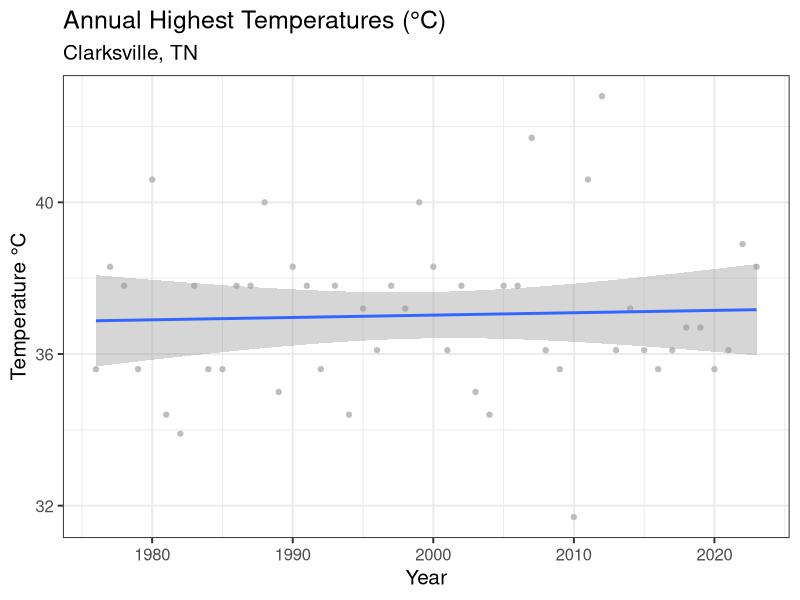
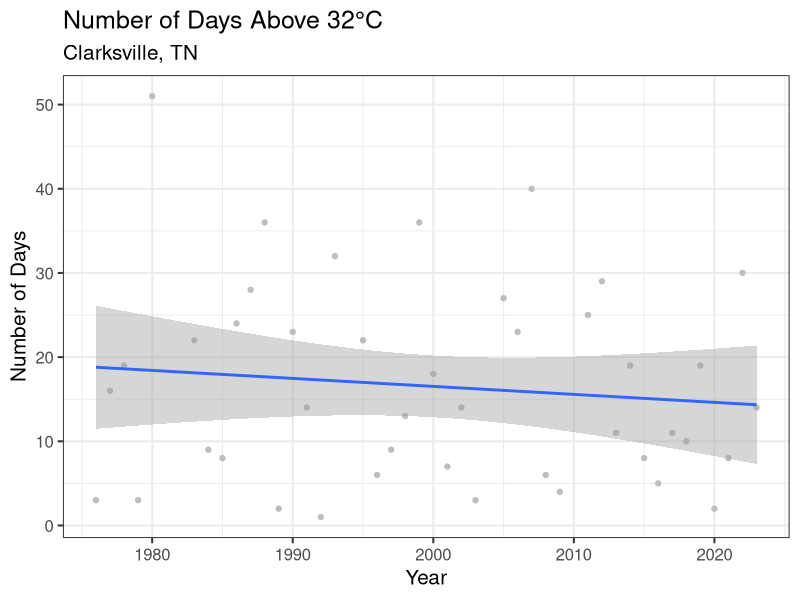

Write R code to recreate these figures, in order. (Note: this script raises an error after producing the figures.)
## R code to manipulate and plot climate data for Tennessee ##
## Written Joe Endris ##

library(readr)
library(dplyr)
library(tidyverse)
library(ggplot2)
library(lubridate)

#read in Tennessee climate data
TN <- read_csv("data/Tennessee_climate.csv")

####################################
####Tennessee segment starts here###
####################################

str(TN)  #view structure of data ##

## create column for julian date##
TN$julian_date <- yday(TN$DATE)

#omit NA in TMAX recordings 
TN<-TN[complete.cases(TN[,9]),]

## monthly mean low temp ##
## update this after creating julian dates ##
TN_TMAX <- TN %>%
  group_by(year=lubridate::floor_date(DATE, "year")) %>%
  summarise(total = max(TMAX))

## create graph for temps by month of year ##

TN_TMAX %>%
  filter(year>1980) %>%
  ggplot(aes(x = year, y = total)) +
  geom_point(color = "grey") +
  geom_smooth(stat="smooth",method="lm")+
  labs(title = "Annual Highest Temperatures (°C)",
       subtitle = "Clarksville, TN",
       y= "Temperature °C",
       x= "Year") + theme_bw(base_size = 15)


#number of days above 32.2
TN_32.2 <- TN %>%
  group_by(year=lubridate::floor_date(DATE, "year")) %>%
  summarise(n=sum(TMAX>34.99))

#plot number of days above 32.2
TN_32.2 %>%
  filter(as.integer(year)>1980)%>%
  filter(n>0)%>%
  ggplot(aes(x = year, y = n)) +
  geom_point(color = "grey") +
  geom_smooth(method="lm")+
  labs(title = "Number of Days Above 32°C",
       subtitle = "Clarksville, TN",
       y= "Number of Days",
       x= "Year") + theme_bw(base_size = 15)


high_temp_mod <- lm(data=TN_32.2 %>%
     filter(year>1979), n ~ year)

summary(high_temp_mod)

##################################
####Alabama segment starts here###
##################################

str(AL)  #view structure of data ##

## create column for julian date##
## trying to replicate https://stackoverflow.com/questions/21414847/convert-a-date-vector-into-julian-day-in-r##
AL <- mutate(AL, Julian=format(DATE,"%j"))

#omit NA in temperature recordings 
AL<-AL[complete.cases(AL[,4]),]

## monthly mean low temp ##
## update this after creating julian dates ##
AL_TMAX <- AL %>%
  group_by(year=lubridate::floor_date(DATE, "year")) %>%
  summarise(total = max(TMAX))

###max temp by month May-Sep##
AL_monthly_TMAX <- AL %>%


## create graph for temps by month of year ##
  
  AL_TMAX %>%
  filter(year>1950) %>%
  ggplot(aes(x = year, y = total)) +
  geom_point(color = "grey") +
  geom_smooth(stat="smooth",method="lm")+
  labs(title = "Annual Highest Temperatures (°C)",
       subtitle = "Tuscaloosa, AL",
       y= "Temperature °C",
       x= "Year") + theme_bw(base_size = 15)

#number of days above 32.2
AL_32.2 <- AL %>%
  group_by(year=lubridate::floor_date(DATE, "year")) %>%
  summarise(n=sum(TMAX>32.2))

#plot number of days above 32.2
AL_32.2 %>%
  filter(as.integer(year)>1950)%>%
  filter(n>0)%>%
  ggplot(aes(x = year, y = n)) +
  geom_point(color = "grey") +
  geom_smooth(method="lm")+
  labs(title = "Number of Days >32.2 (°C)",
       subtitle = "Tuscaloosa, AL",
       y= "Number of Days",
       x= "Year") + theme_bw(base_size = 15)


AL_32.2 %>%
  filter(n>0)%>%
  filter(year>1960)

##################################
####Indiana segment starts here###
##################################

str(IN)  #view structure of data ##

## create column for julian date##
## trying to replicate https://stackoverflow.com/questions/21414847/convert-a-date-vector-into-julian-day-in-r##
IN <- mutate(IN, Julian=format(DATE,"%j"))

#omit NA in temperature recordings 
IN<-IN[complete.cases(IN[,4]),]

## monthly mean low temp ##
## update this after creating julian dates ##
IN_TMAX <- IN %>%
  group_by(year=lubridate::floor_date(DATE, "year")) %>%
  summarise(total = max(TMAX))

## create graph for temps by month of year ##

IN_TMAX %>%
  filter(year>1980) %>%
  ggplot(aes(x = year, y = total)) +
  geom_point(color = "grey") +
  geom_smooth(stat="smooth",method="lm")+
  labs(title = "Annual Highest Temperatures (°C)",
       subtitle = "Hoosier National Forest, IN",
       y= "Temperature °C",
       x= "Year") + theme_bw(base_size = 15)


#number of days above 32.2
IN_32.2 <- IN %>%
  group_by(year=lubridate::floor_date(DATE, "year")) %>%
  summarise(n=sum(TMAX>32.2))

#plot number of days above 32.2
IN_32.2 %>%
  filter(as.integer(year)>1980)%>%
  filter(n>0)%>%
  ggplot(aes(x = year, y = n)) +
  geom_point(color = "grey") +
  geom_smooth(method="lm")+
  labs(title = "Number of Days >32.2 (°C)",
       subtitle = "Hoosier National Forest, IN",
       y= "Number of Days",
       x= "Year") + theme_bw(base_size = 15)


IN_32.2 %>%
  filter(n>0)%>%
  filter(year>1960)

##################################
####Michigan segment starts here###
##################################

str(MI)  #view structure of data ##

## create column for julian date##
## trying to replicate https://stackoverflow.com/questions/21414847/convert-a-date-vector-into-julian-day-in-r##
MI <- mutate(MI, Julian=format(DATE,"%j"))

#omit NA in temperature recordings 
MI<-MI[complete.cases(MI[,4]),]

## monthly mean low temp ##
## update this after creating julian dates ##
MI_TMAX <- MI %>%
  group_by(year=lubridate::floor_date(DATE, "year")) %>%
  summarise(total = max(TMAX))

## create graph for temps by month of year ##

MI_TMAX %>%
  filter(year>1980) %>%
  ggplot(aes(x = year, y = total)) +
  geom_point(color = "grey") +
  geom_smooth(stat="smooth",method="lm")+
  labs(title = "Annual Highest Temperatures (°C)",
       subtitle = "Chelsea, MI",
       y= "Temperature °C",
       x= "Year") + theme_bw(base_size = 15)


#number of days above 32.2
MI_32.2 <- MI %>%
  group_by(year=lubridate::floor_date(DATE, "year")) %>%
  summarise(n=sum(TMAX>32.2))

#plot number of days above 32.2
MI_32.2 %>%
  filter(as.integer(year)>1980)%>%
  filter(n>0)%>%
  ggplot(aes(x = year, y = n)) +
  geom_point(color = "grey") +
  geom_smooth(method="lm")+
  labs(title = "Number of Days >32.2 (°C)",
       subtitle = "Chelsea, MI",
       y= "Number of Days",
       x= "Year") + theme_bw(base_size = 15)


MI_32.2 %>%
  filter(n>0)%>%
  filter(year>1960)
